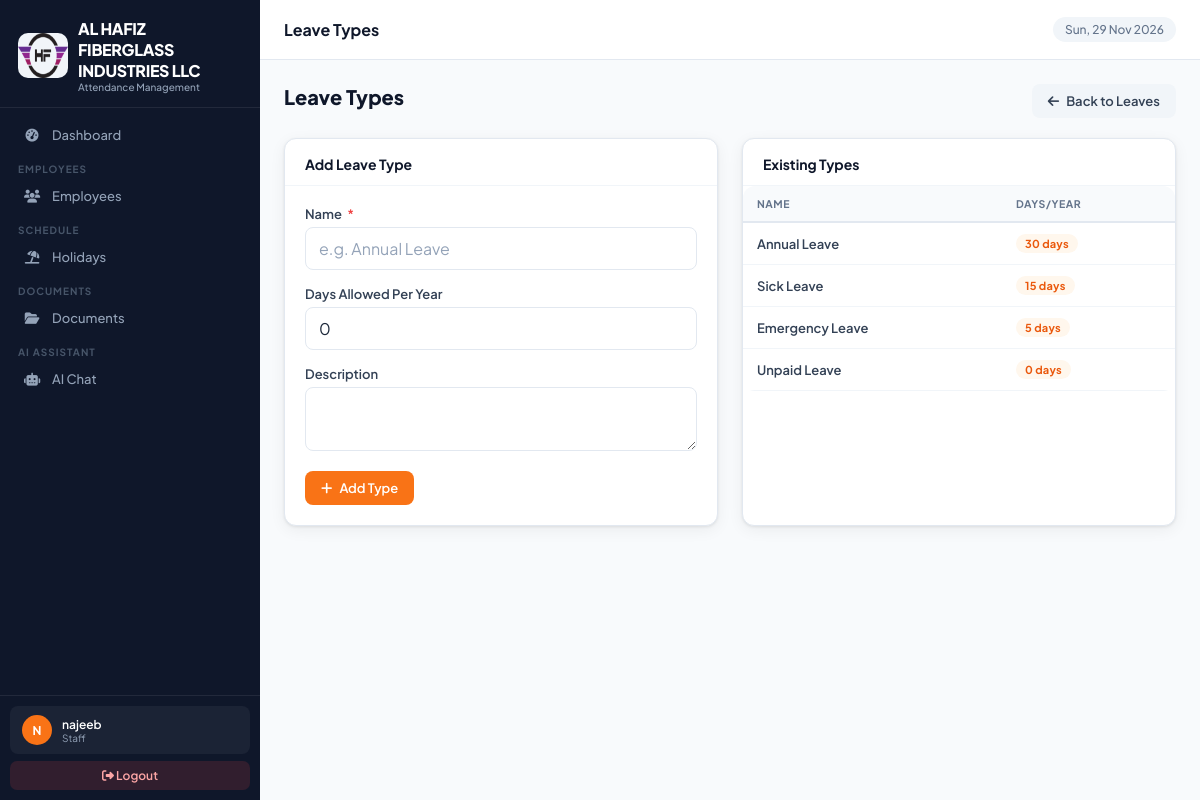
Page /leave-types/ (signed in) on the committed database.
### attendance_app/models.py (models this page shows, shortened)
class CompanySettings(models.Model):
    company_name    = models.CharField(max_length=200, default='Your Company Name')
    company_address = models.TextField(default='Your Address, Dubai, UAE')
    company_phone   = models.CharField(max_length=50, blank=True, default='')
    company_email   = models.EmailField(blank=True, default='')
    company_website = models.URLField(blank=True, default='')
    company_trn     = models.CharField(max_length=50, blank=True, default='', verbose_name='TRN / Tax No.')
    logo            = models.ImageField(upload_to='company/', blank=True, null=True)
    default_in_time  = models.TimeField(default=datetime.time(7, 0))
    default_out_time = models.TimeField(default=datetime.time(17, 0))
    work_days        = models.CharField(
        max_length=20, default='Mon-Sat',
        help_text='e.g. Mon-Sat, Mon-Fri'
    )
    weekend_day      = models.CharField(
        max_length=20, default='Sunday',
        choices=[('Sunday','Sunday'),('Friday','Friday'),('Saturday','Saturday'),('Friday-Saturday','Fri & Sat')],
    )
    timezone_name    = models.CharField(max_length=60, default='Asia/Dubai')
    date_format      = models.CharField(
        max_length=20, default='d-m-Y',
        choices=[('d-m-Y','DD-MM-YYYY'),('m/d/Y','MM/DD/YYYY'),('Y-m-d','YYYY-MM-DD')],
    )
    updated_at       = models.DateTimeField(auto_now=True)
    class Meta:
        verbose_name = 'Company Settings'
    @classmethod
    def get_settings(cls):
        obj, _ = cls.objects.get_or_create(pk=1)
        return obj

class LeaveType(models.Model):
    name = models.CharField(max_length=100)
    days_allowed = models.IntegerField(default=0)
    description = models.TextField(blank=True, null=True)

### attendance_app/views.py (the view)
# urls.py: path('leave-types/', views.leave_type_list, name='leave_type_list'),
@login_required
def leave_type_list(request):
    leave_types = LeaveType.objects.all()
    return render(request, 'attendance_app/leave_type_list.html', {'leave_types': leave_types})

### attendance_app/context_processors.py (called while the page is built)
def company_settings(request):
    return {
        'company': CompanySettings.get_settings()
    }

def user_permissions(request):
    if request.user.is_authenticated:
        if request.user.is_superuser:
            perms = [p[0] for p in UserPermission.PERMISSION_CHOICES]
        else:
            try:
                up = UserPermission.objects.get(user=request.user)
                perms = up.permissions
            except UserPermission.DoesNotExist:
                perms = []
        is_portal_user = False
        try:
            if request.user.employee_profile:
                is_portal_user = True
        except Exception:
            pass
        return {
            'user_perms': perms,
            'is_admin': request.user.is_superuser,
            'is_portal_user': is_portal_user,
        }
    return {'user_perms': [], 'is_admin': False, 'is_portal_user': False}

### attendance_app/templates/attendance_app/leave_type_list.html (shortened to what this page needs)
{% extends 'attendance_app/base.html' %}
{% block page_title %}Leave Types{% endblock %}
{% block content %}
<div class="page-header">
  <div class="page-header-title">Leave Types</div>
  <a href="{% url 'leave_list' %}" class="btn btn-secondary"><i class="fas fa-arrow-left"></i> Back to Leaves</a>
</div>
<div class="grid grid-2" style="gap:24px">
  <div class="card">
    <div class="card-header"><span class="card-title">Add Leave Type</span></div>
    <div class="card-body">
      <form method="post" action="{% url 'leave_type_add' %}">
        <div class="form-group">
          <label class="form-label">Name <span class="req">*</span></label>
          <input type="text" name="name" class="form-control" placeholder="e.g. Annual Leave" required>
        </div>
        <div class="form-group">
          <label class="form-label">Days Allowed Per Year</label>
          <input type="number" name="days_allowed" class="form-control" value="0" min="0">
        </div>
        <div class="form-group">
          <label class="form-label">Description</label>
          <textarea name="description" class="form-control" rows="2"></textarea>
        </div>
        <button type="submit" class="btn btn-primary"><i class="fas fa-plus"></i> Add Type</button>
      </form>
    </div>
  </div>
  <div class="card">
    <div class="card-header"><span class="card-title">Existing Types</span></div>
    <div class="table-wrap">
      {% if leave_types %}
      <table class="data-table">
        <thead><tr><th>Name</th><th>Days/Year</th></tr></thead>
        <tbody>
          {% for lt in leave_types %}
          <tr>
            <td style="font-weight:600">{{ lt.name }}</td>
            <td><span class="badge badge-orange">{{ lt.days_allowed }} days</span></td>
          </tr>
          {% endfor %}
        </tbody>
      </table>
      {% else %}
      <div class="empty-state" style="padding:30px"><i class="fas fa-list"></i><p>No leave types yet</p></div>
      {% endif %}
    </div>
  </div>
</div>
{% endblock %}

### attendance_app/templates/attendance_app/base.html (shortened to what this page needs)
{% load static %}
{% load attendance_tags %}
<!DOCTYPE html>
<html lang="en">
<head>
<link rel="stylesheet" href="https://cdnjs.cloudflare.com/ajax/libs/font-awesome/6.5.0/css/all.min.css">
</head>
<body>
<nav class="sidebar" id="sidebar">
  <div class="sidebar-logo">
    <div class="brand">
      <div class="logo-icon"> {% if company.logo %}
<img src="{{ company.logo.url }}" class="logoimg">
{% endif %} </div>
      <div><div class="brand-name">{{ company.company_name }}</div><div class="brand-sub">Attendance Management</div></div>
    </div>
  </div>
  <div class="sidebar-nav">
    {% if 'dashboard_view' in user_perms or is_admin %}
    <a href="{% url 'dashboard' %}" class="nav-item {% if request.resolver_match.url_name == 'dashboard' %}active{% endif %}" onclick="closeSidebar()">
      <span class="nav-icon"><i class="fas fa-gauge-high"></i></span> Dashboard
    </a>
    {% endif %}
    {% if 'employee_view' in user_perms or is_admin %}
    <div class="nav-label">Employees</div>
    <a href="{% url 'employee_list' %}" class="nav-item {% if 'employee' in request.resolver_match.url_name %}active{% endif %}" onclick="closeSidebar()">
      <span class="nav-icon"><i class="fas fa-users"></i></span> Employees
    </a>
    {% endif %}
    {% if 'holiday_view' in user_perms or is_admin %}
    <div class="nav-label">Schedule</div>
    <a href="{% url 'holiday_list' %}" class="nav-item {% if 'holiday' in request.resolver_match.url_name %}active{% endif %}" onclick="closeSidebar()">
      <span class="nav-icon"><i class="fas fa-umbrella-beach"></i></span> Holidays
    </a>
    {% endif %}
    {% if 'employee_view' in user_perms or is_admin %}
    <div class="nav-label">Documents</div>
    <a href="{% url 'document_list' %}" class="nav-item {% if 'document' in request.resolver_match.url_name or 'doctype' in request.resolver_match.url_name %}active{% endif %}" onclick="closeSidebar()">
      <span class="nav-icon"><i class="fas fa-folder-open"></i></span> Documents
    </a>
    {% endif %}
    <div class="nav-label">AI Assistant</div>
    <a href="{% url 'ai_chat' %}" class="nav-item {% if request.resolver_match.url_name == 'ai_chat' %}active{% endif %}" onclick="closeSidebar()">
      <span class="nav-icon"><i class="fas fa-robot"></i></span> AI Chat
    </a>
  </div>
  <div class="sidebar-bottom">
    <div class="user-card">
      <div class="user-avatar">{{ request.user.username|first|upper }}</div>
      <div class="user-info">
        <div class="user-name">{{ request.user.get_full_name|default:request.user.username }}</div>
        <div class="user-role">{% if request.user.is_superuser %}Administrator{% else %}Staff{% endif %}</div>
      </div>
    </div>
    <a href="{% url 'logout' %}" class="logout-btn"><i class="fas fa-sign-out-alt"></i> Logout</a>
  </div>
</nav>
<div class="main">
  <div class="topbar">
    <div class="topbar-left">
      <div class="topbar-title">{% block page_title %}Dashboard{% endblock %}</div>
    </div>
    <div class="topbar-right">
      <span class="topbar-date" id="topbar-date"></span>
    </div>
  </div>
  <div class="page-content">
    {% block content %}{% endblock %}
  </div>
</div>
</body>
</html>

### rows in the picture
CompanySettings: logo (picture), company_name "AL HAFIZ FIBERGLASS INDUSTRIES LLC"
LeaveType: name "Annual Leave", days_allowed "30"
LeaveType: name "Sick Leave", days_allowed "15"
LeaveType: name "Emergency Leave", days_allowed "5"
LeaveType: name "Unpaid Leave", days_allowed "0"

### other values in the picture
{{ request.user.username|first|upper }} "N"
{{ request.user.get_full_name|default:request.user.username }} "najeeb"
